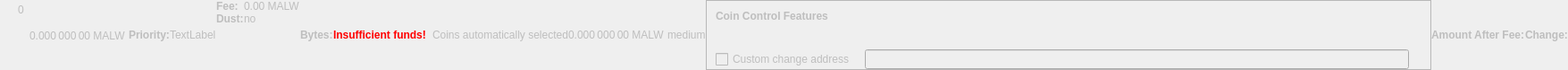
    <widget class="QWidget" name="dummyHideWidget" native="true">
     <property name="enabled">
      <bool>false</bool>
     </property>
     <property name="maximumSize">
      <size>
       <width>100</width>
       <height>16</height>
      </size>
     </property>
     <layout class="QHBoxLayout" name="dummyHideLayout">
      <property name="spacing">
       <number>0</number>
      </property>
      <property name="leftMargin">
       <number>0</number>
      </property>
      <property name="topMargin">
       <number>0</number>
      </property>
      <property name="rightMargin">
       <number>0</number>
      </property>
      <property name="bottomMargin">
       <number>0</number>
      </property>
      <item>
       <layout class="QFormLayout" name="formLayoutCoinControl1">
        <property name="horizontalSpacing">
         <number>10</number>
        </property>
        <property name="verticalSpacing">
         <number>14</number>
        </property>
        <property name="leftMargin">
         <number>10</number>
        </property>
        <property name="topMargin">
         <number>4</number>
        </property>
        <property name="rightMargin">
         <number>6</number>
        </property>
        <item row="0" column="1">
         <widget class="QLabel" name="labelCoinControlBytes">
          <property name="cursor">
           <cursorShape>IBeamCursor</cursorShape>
          </property>
          <property name="contextMenuPolicy">
           <enum>Qt::ActionsContextMenu</enum>
          </property>
          <property name="text">
           <string notr="true">0</string>
          </property>
          <property name="textInteractionFlags">
           <set>Qt::LinksAccessibleByMouse|Qt::TextSelectableByKeyboard|Qt::TextSelectableByMouse</set>
          </property>
         </widget>
        </item>
       </layout>
      </item>
      <item>
       <widget class="QLabel" name="labelCoinControlAfterFee">
        <property name="enabled">
         <bool>false</bool>
        </property>
        <property name="sizePolicy">
         <sizepolicy hsizetype="Fixed" vsizetype="Fixed">
          <horstretch>0</horstretch>
          <verstretch>0</verstretch>
         </sizepolicy>
        </property>
        <property name="minimumSize">
         <size>
          <width>111</width>
          <height>12</height>
         </size>
        </property>
        <property name="maximumSize">
         <size>
          <width>111</width>
          <height>12</height>
         </size>
        </property>
        <property name="cursor">
         <cursorShape>IBeamCursor</cursorShape>
        </property>
        <property name="contextMenuPolicy">
         <enum>Qt::ActionsContextMenu</enum>
        </property>
        <property name="text">
         <string notr="true">0.000 000 00 MALW</string>
        </property>
        <property name="textInteractionFlags">
         <set>Qt::LinksAccessibleByMouse|Qt::TextSelectableByKeyboard|Qt::TextSelectableByMouse</set>
        </property>
       </widget>
      </item>
      <item>
       <widget class="QLabel" name="labelCoinControlPriorityText">
        <property name="enabled">
         <bool>false</bool>
        </property>
        <property name="font">
         <font>
          <weight>75</weight>
          <bold>true</bold>
         </font>
        </property>
        <property name="text">
         <string>Priority:</string>
        </property>
       </widget>
      </item>
      <item>
       <layout class="QHBoxLayout" name="horizontalLayout">
        <item>
         <widget class="QLabel" name="WarningLabel">
          <property name="text">
           <string>TextLabel</string>
          </property>
         </widget>
        </item>
       </layout>
      </item>
      <item>
       <layout class="QFormLayout" name="formLayoutCoinControl3">
        <property name="horizontalSpacing">
         <number>0</number>
        </property>
        <property name="verticalSpacing">
         <number>0</number>
        </property>
        <property name="leftMargin">
         <number>0</number>
        </property>
        <property name="topMargin">
         <number>0</number>
        </property>
        <property name="rightMargin">
         <number>0</number>
        </property>
        <item row="0" column="0">
         <widget class="QLabel" name="labelCoinControlFeeText">
          <property name="enabled">
           <bool>false</bool>
          </property>
          <property name="font">
           <font>
            <weight>75</weight>
            <bold>true</bold>
           </font>
          </property>
          <property name="text">
           <string>Fee:</string>
          </property>
          <property name="margin">
           <number>0</number>
          </property>
         </widget>
        </item>
        <item row="0" column="1">
         <widget class="QLabel" name="labelCoinControlFee">
          <property name="enabled">
           <bool>false</bool>
          </property>
          <property name="cursor">
           <cursorShape>IBeamCursor</cursorShape>
          </property>
          <property name="contextMenuPolicy">
           <enum>Qt::ActionsContextMenu</enum>
          </property>
          <property name="text">
           <string notr="true">0.00 MALW</string>
          </property>
          <property name="textInteractionFlags">
           <set>Qt::LinksAccessibleByMouse|Qt::TextSelectableByKeyboard|Qt::TextSelectableByMouse</set>
          </property>
         </widget>
        </item>
        <item row="1" column="0">
         <widget class="QLabel" name="labelCoinControlLowOutputText">
          <property name="enabled">
           <bool>false</bool>
          </property>
          <property name="font">
           <font>
            <weight>75</weight>
            <bold>true</bold>
           </font>
          </property>
          <property name="text">
           <string>Dust:</string>
          </property>
         </widget>
        </item>
        <item row="1" column="1">
         <widget class="QLabel" name="labelCoinControlLowOutput">
          <property name="enabled">
           <bool>false</bool>
          </property>
          <property name="cursor">
           <cursorShape>IBeamCursor</cursorShape>
          </property>
          <property name="contextMenuPolicy">
           <enum>Qt::ActionsContextMenu</enum>
          </property>
          <property name="text">
           <string>no</string>
          </property>
          <property name="textInteractionFlags">
           <set>Qt::LinksAccessibleByMouse|Qt::TextSelectableByKeyboard|Qt::TextSelectableByMouse</set>
          </property>
         </widget>
        </item>
       </layout>
      </item>
      <item>
       <widget class="QLabel" name="labelCoinControlBytesText">
        <property name="enabled">
         <bool>false</bool>
        </property>
        <property name="font">
         <font>
          <weight>75</weight>
          <bold>true</bold>
         </font>
        </property>
        <property name="text">
         <string>Bytes:</string>
        </property>
       </widget>
      </item>
      <item>
       <layout class="QFormLayout" name="formLayoutCoinControl2">
        <property name="horizontalSpacing">
         <number>0</number>
        </property>
        <property name="verticalSpacing">
         <number>0</number>
        </property>
        <property name="leftMargin">
         <number>0</number>
        </property>
        <property name="topMargin">
         <number>0</number>
        </property>
        <property name="rightMargin">
         <number>0</number>
        </property>
       </layout>
      </item>
      <item>
       <layout class="QHBoxLayout" name="horizontalLayoutCoinControl2">
        <property name="spacing">
         <number>0</number>
        </property>
        <property name="bottomMargin">
         <number>0</number>
        </property>
       </layout>
      </item>
      <item>
       <widget class="QLabel" name="labelCoinControlInsuffFunds">
        <property name="enabled">
         <bool>false</bool>
        </property>
        <property name="minimumSize">
         <size>
          <width>0</width>
          <height>0</height>
         </size>
        </property>
        <property name="font">
         <font>
          <weight>75</weight>
          <bold>true</bold>
         </font>
        </property>
        <property name="styleSheet">
         <string notr="true">color:red;font-weight:bold;</string>
        </property>
        <property name="text">
         <string>Insufficient funds!</string>
        </property>
        <property name="margin">
         <number>5</number>
        </property>
       </widget>
      </item>
      <item>
       <layout class="QFormLayout" name="formLayoutCoinControl4">
        <property name="horizontalSpacing">
         <number>0</number>
        </property>
        <property name="verticalSpacing">
         <number>0</number>
        </property>
        <property name="leftMargin">
         <number>0</number>
        </property>
        <property name="topMargin">
         <number>0</number>
        </property>
        <property name="rightMargin">
         <number>0</number>
        </property>
       </layout>
      </item>
      <item>
       <widget class="QLabel" name="labelCoinControlChangeLabel">
        <property name="enabled">
         <bool>false</bool>
        </property>
        <property name="sizePolicy">
         <sizepolicy hsizetype="Preferred" vsizetype="Expanding">
          <horstretch>0</horstretch>
          <verstretch>0</verstretch>
         </sizepolicy>
        </property>
        <property name="minimumSize">
         <size>
          <width>0</width>
          <height>0</height>
         </size>
        </property>
        <property name="text">
         <string/>
        </property>
        <property name="margin">
         <number>3</number>
        </property>
       </widget>
      </item>
      <item>
       <widget class="QLabel" name="labelCoinControlAutomaticallySelected">
        <property name="enabled">
         <bool>false</bool>
        </property>
        <property name="sizePolicy">
         <sizepolicy hsizetype="Fixed" vsizetype="Fixed">
          <horstretch>0</horstretch>
          <verstretch>0</verstretch>
         </sizepolicy>
        </property>
        <property name="minimumSize">
         <size>
          <width>0</width>
          <height>0</height>
         </size>
        </property>
        <property name="maximumSize">
         <size>
          <width>240</width>
          <height>16777215</height>
         </size>
        </property>
        <property name="text">
         <string>Coins automatically selected</string>
        </property>
        <property name="margin">
         <number>5</number>
        </property>
       </widget>
      </item>
      <item>
       <widget class="QLabel" name="labelCoinControlChange">
        <property name="enabled">
         <bool>false</bool>
        </property>
        <property name="sizePolicy">
         <sizepolicy hsizetype="Fixed" vsizetype="Fixed">
          <horstretch>0</horstretch>
          <verstretch>0</verstretch>
         </sizepolicy>
        </property>
        <property name="minimumSize">
         <size>
          <width>111</width>
          <height>0</height>
         </size>
        </property>
        <property name="maximumSize">
         <size>
          <width>111</width>
          <height>16777215</height>
         </size>
        </property>
        <property name="cursor">
         <cursorShape>IBeamCursor</cursorShape>
        </property>
        <property name="contextMenuPolicy">
         <enum>Qt::ActionsContextMenu</enum>
        </property>
        <property name="text">
         <string notr="true">0.000 000 00 MALW</string>
        </property>
        <property name="textInteractionFlags">
         <set>Qt::LinksAccessibleByMouse|Qt::TextSelectableByKeyboard|Qt::TextSelectableByMouse</set>
        </property>
       </widget>
      </item>
      <item>
       <widget class="QLabel" name="labelCoinControlPriority">
        <property name="enabled">
         <bool>false</bool>
        </property>
        <property name="cursor">
         <cursorShape>IBeamCursor</cursorShape>
        </property>
        <property name="contextMenuPolicy">
         <enum>Qt::ActionsContextMenu</enum>
        </property>
        <property name="text">
         <string>medium</string>
        </property>
        <property name="textInteractionFlags">
         <set>Qt::LinksAccessibleByMouse|Qt::TextSelectableByKeyboard|Qt::TextSelectableByMouse</set>
        </property>
       </widget>
      </item>
      <item>
       <widget class="QFrame" name="frameCoinControl">
        <property name="sizePolicy">
         <sizepolicy hsizetype="Expanding" vsizetype="Expanding">
          <horstretch>0</horstretch>
          <verstretch>0</verstretch>
         </sizepolicy>
        </property>
        <property name="maximumSize">
         <size>
          <width>16777215</width>
          <height>16777215</height>
         </size>
        </property>
        <property name="frameShape">
         <enum>QFrame::StyledPanel</enum>
        </property>
        <property name="frameShadow">
         <enum>QFrame::Sunken</enum>
        </property>
        <layout class="QVBoxLayout" name="verticalLayoutCoinControl2_2">
         <property name="spacing">
          <number>0</number>
         </property>
         <property name="leftMargin">
          <number>0</number>
         </property>
         <property name="topMargin">
          <number>0</number>
         </property>
         <property name="rightMargin">
          <number>0</number>
         </property>
         <property name="bottomMargin">
          <number>0</number>
         </property>
         <item>
          <layout class="QVBoxLayout" name="verticalLayoutCoinControl" stretch="0,0,0,1">
           <property name="spacing">
            <number>0</number>
           </property>
           <property name="leftMargin">
            <number>10</number>
           </property>
           <property name="topMargin">
            <number>10</number>
           </property>
           <item>
            <layout class="QHBoxLayout" name="horizontalLayoutCoinControl1">
             <property name="bottomMargin">
              <number>15</number>
             </property>
             <item>
              <widget class="QLabel" name="labelCoinControlFeatures">
               <property name="enabled">
                <bool>false</bool>
               </property>
               <property name="sizePolicy">
                <sizepolicy hsizetype="Preferred" vsizetype="Maximum">
                 <horstretch>0</horstretch>
                 <verstretch>0</verstretch>
                </sizepolicy>
               </property>
               <property name="font">
                <font>
                 <weight>75</weight>
                 <bold>true</bold>
                </font>
               </property>
               <property name="styleSheet">
                <string notr="true">font-weight:bold;</string>
               </property>
               <property name="text">
                <string>Coin Control Features</string>
               </property>
              </widget>
             </item>
            </layout>
           </item>
           <item>
            <widget class="QWidget" name="widgetCoinControl" native="true">
             <property name="sizePolicy">
              <sizepolicy hsizetype="Preferred" vsizetype="Preferred">
               <horstretch>0</horstretch>
               <verstretch>0</verstretch>
              </sizepolicy>
             </property>
             <property name="minimumSize">
              <size>
               <width>0</width>
               <height>0</height>
              </size>
             </property>
             <property name="styleSheet">
              <string notr="true"/>
             </property>
             <layout class="QHBoxLayout" name="horizontalLayoutCoinControl5_2">
              <property name="leftMargin">
               <number>0</number>
              </property>
              <property name="topMargin">
               <number>0</number>
              </property>
              <property name="rightMargin">
               <number>0</number>
              </property>
              <property name="bottomMargin">
               <number>0</number>
              </property>
              <item>
               <layout class="QHBoxLayout" name="horizontalLayoutCoinControl3">
                <property name="spacing">
                 <number>20</number>
                </property>
                <property name="topMargin">
                 <number>0</number>
                </property>
                <property name="bottomMargin">
                 <number>10</number>
                </property>
               </layout>
              </item>
             </layout>
            </widget>
           </item>
           <item>
            <layout class="QHBoxLayout" name="horizontalLayoutCoinControl4" stretch="0,0,0">
             <property name="spacing">
              <number>12</number>
             </property>
             <property name="sizeConstraint">
              <enum>QLayout::SetDefaultConstraint</enum>
             </property>
             <property name="topMargin">
              <number>5</number>
             </property>
             <property name="rightMargin">
              <number>5</number>
             </property>
             <item>
              <widget class="QCheckBox" name="checkBoxCoinControlChange">
               <property name="enabled">
                <bool>false</bool>
               </property>
               <property name="toolTip">
                <string>If this is activated, but the change address is empty or invalid, change will be sent to a newly generated address.</string>
               </property>
               <property name="text">
                <string>Custom change address</string>
               </property>
              </widget>
             </item>
             <item>
              <widget class="QValidatedLineEdit" name="lineEditCoinControlChange">
               <property name="enabled">
                <bool>false</bool>
               </property>
               <property name="sizePolicy">
                <sizepolicy hsizetype="Expanding" vsizetype="Fixed">
                 <horstretch>0</horstretch>
                 <verstretch>0</verstretch>
                </sizepolicy>
               </property>
              </widget>
             </item>
             <item>
              <widget class="QLabel" name="labelCoinControlChangeLabel_2">
               <property name="sizePolicy">
                <sizepolicy hsizetype="Preferred" vsizetype="Expanding">
                 <horstretch>0</horstretch>
                 <verstretch>0</verstretch>
                </sizepolicy>
               </property>
               <property name="minimumSize">
                <size>
                 <width>0</width>
                 <height>0</height>
                </size>
               </property>
               <property name="text">
                <string/>
               </property>
               <property name="margin">
                <number>3</number>
               </property>
              </widget>
             </item>
            </layout>
           </item>
           <item>
            <spacer name="verticalSpacerCoinControl">
             <property name="orientation">
              <enum>Qt::Vertical</enum>
             </property>
             <property name="sizeHint" stdset="0">
              <size>
               <width>800</width>
               <height>1</height>
              </size>
             </property>
            </spacer>
           </item>
          </layout>
         </item>
        </layout>
       </widget>
      </item>
      <item>
       <widget class="QLabel" name="labelCoinControlAfterFeeText">
        <property name="enabled">
         <bool>false</bool>
        </property>
        <property name="minimumSize">
         <size>
          <width>0</width>
          <height>0</height>
         </size>
        </property>
        <property name="maximumSize">
         <size>
          <width>16777215</width>
          <height>16777215</height>
         </size>
        </property>
        <property name="font">
         <font>
          <weight>75</weight>
          <bold>true</bold>
         </font>
        </property>
        <property name="text">
         <string>Amount After Fee:</string>
        </property>
        <property name="alignment">
         <set>Qt::AlignLeading|Qt::AlignLeft|Qt::AlignVCenter</set>
        </property>
        <property name="margin">
         <number>0</number>
        </property>
       </widget>
      </item>
      <item>
       <widget class="QLabel" name="labelCoinControlChangeText">
        <property name="enabled">
         <bool>false</bool>
        </property>
        <property name="sizePolicy">
         <sizepolicy hsizetype="Preferred" vsizetype="Preferred">
          <horstretch>0</horstretch>
          <verstretch>0</verstretch>
         </sizepolicy>
        </property>
        <property name="minimumSize">
         <size>
          <width>0</width>
          <height>0</height>
         </size>
        </property>
        <property name="maximumSize">
         <size>
          <width>16777215</width>
          <height>16777215</height>
         </size>
        </property>
        <property name="font">
         <font>
          <weight>75</weight>
          <bold>true</bold>
         </font>
        </property>
        <property name="text">
         <string>Change:</string>
        </property>
        <property name="alignment">
         <set>Qt::AlignLeading|Qt::AlignLeft|Qt::AlignVCenter</set>
        </property>
       </widget>
      </item>
     </layout>
    </widget>
